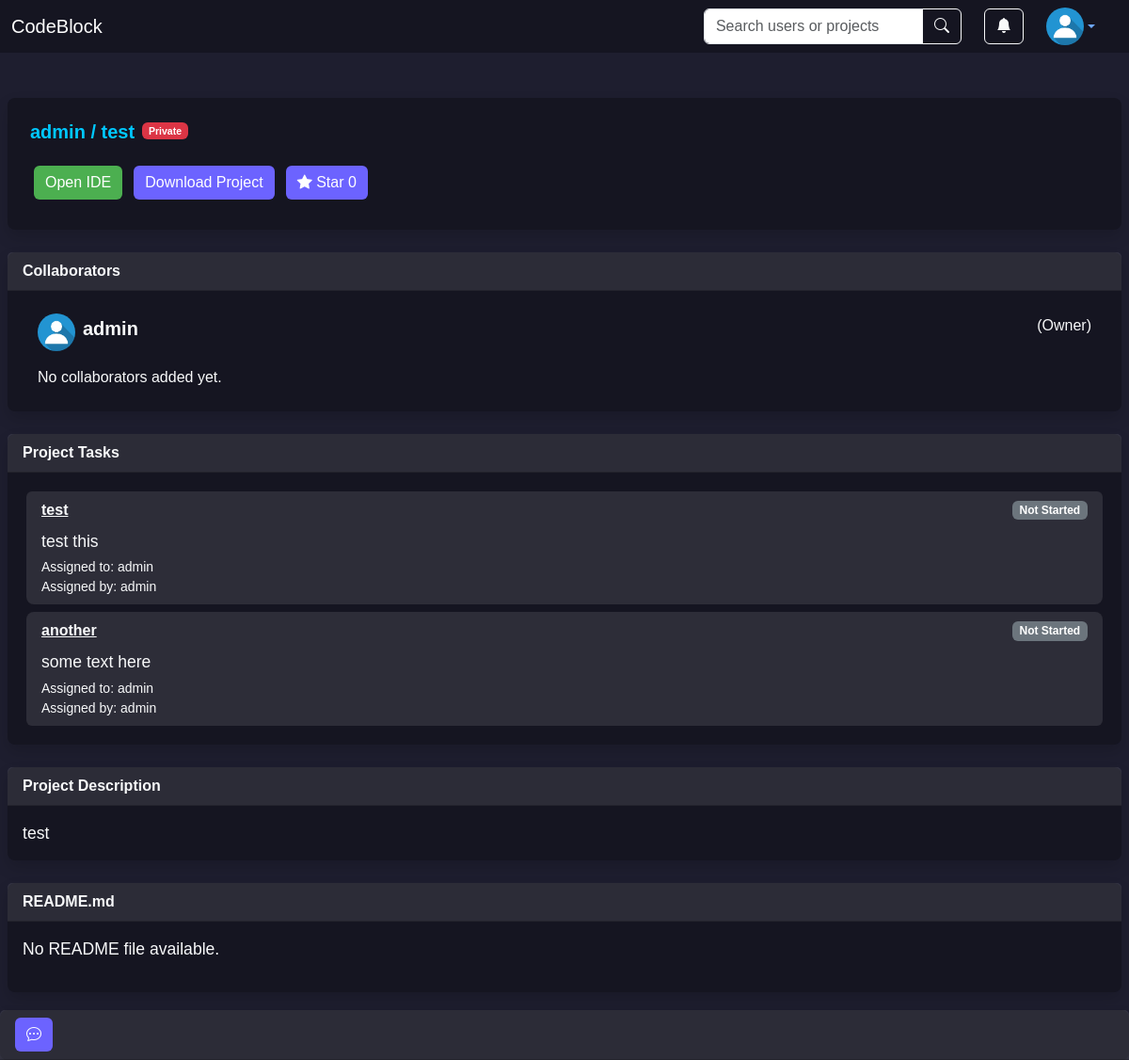
Page /project/admin/1/ (signed in) on the earlier database version.
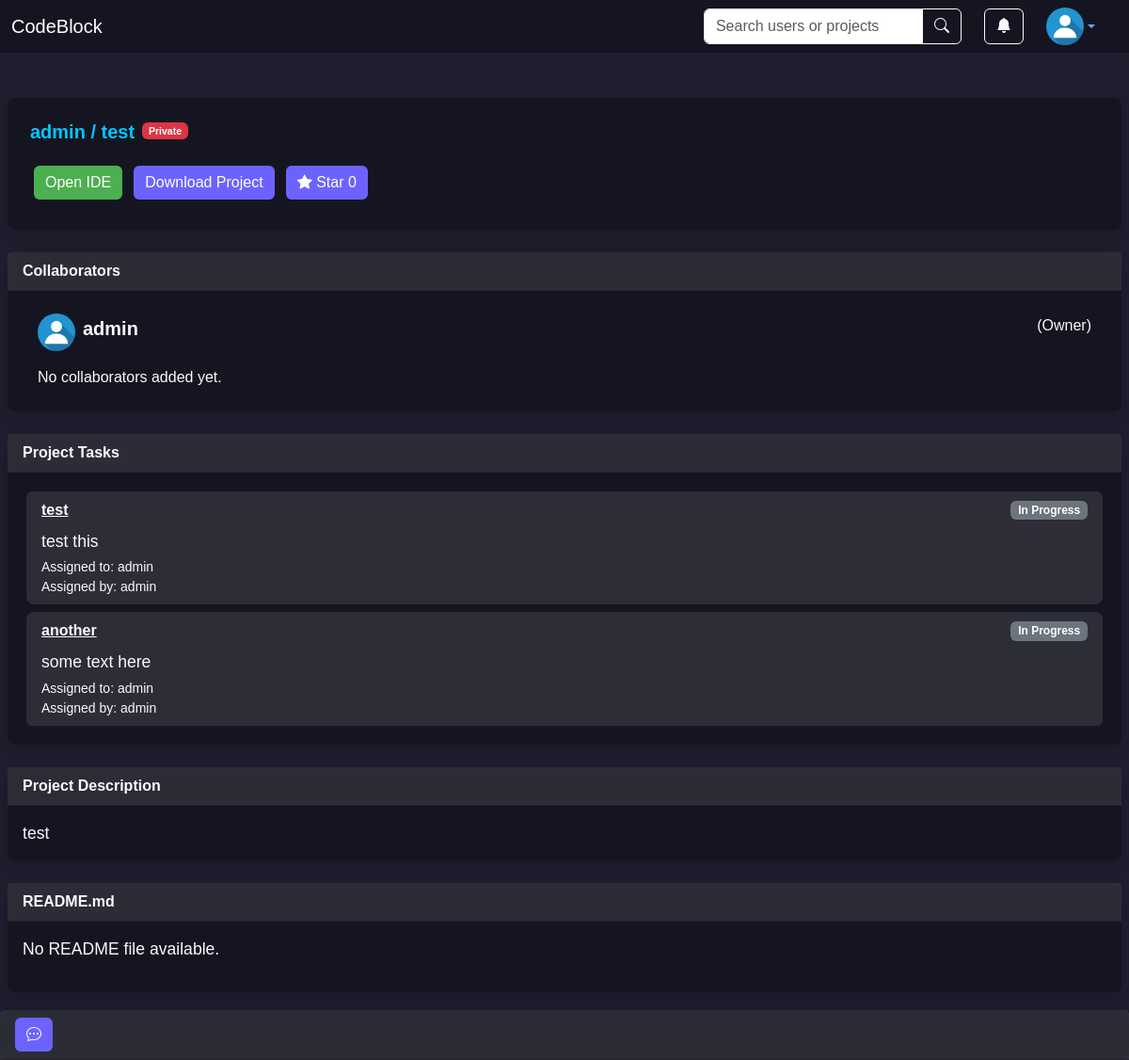
Same page on the later database version.
### project/models.py (models this page shows, shortened)
class Task(models.Model):
    STATUS_CHOICES = [
        ('not_started', 'Not Started'),
        ('in_progress', 'In Progress'),
        ('completed', 'Completed'),
    ]
    project = models.ForeignKey('Project', on_delete=models.CASCADE, related_name='tasks')
    assigned_to = models.ForeignKey(settings.AUTH_USER_MODEL, on_delete=models.CASCADE, related_name='tasks')
    assigned_by = models.ForeignKey(settings.AUTH_USER_MODEL, on_delete=models.CASCADE, related_name='tasks_assigned_by')
    title = models.CharField(max_length=100)
    description = models.TextField(blank=True, null=True)
    status = models.CharField(max_length=20, choices=STATUS_CHOICES, default='not_started')
    created_at = models.DateTimeField(auto_now_add=True)
    updated_at = models.DateTimeField(auto_now=True)

### user/models.py (models this page shows, shortened)
class CustomUser(AbstractUser):
    profile_picture = models.ImageField(upload_to='profile_pictures/', null=True, blank=True)
    following = models.ManyToManyField('self', symmetrical=False, related_name='followers', blank=True)
    bio = models.TextField(blank=True)
    project_dir = models.CharField(max_length=512, null=True, blank=True)
    default_mem_limit = models.CharField(max_length=10, default='512m',
                                         help_text="Default memory limit for Docker containers.")
    default_memswap_limit = models.CharField(max_length=10, default='1g',
                                             help_text="Memory + swap limit for Docker containers.")
    default_cpus = models.DecimalField(max_digits=3, decimal_places=2, default=0.5,
                                       help_text="Number of CPUs allocated for Docker containers.")
    default_cpu_shares = models.PositiveIntegerField(default=512,
                                                     help_text="Relative CPU weight for Docker containers.")

### project/views.py (the view, shortened to what this page needs)
# urls.py: path('project/<str:username>/<int:project_id>/', ProjectView.as_view(), name='project'),
class ProjectView(TemplateView):
    template_name = 'project.html'
    def get(self, request, *args, **kwargs):
        project_id = kwargs.get('project_id')
        current_project = Project.objects.filter(id=project_id).first() if project_id else Project.objects.order_by(
            '-modified_at').first()
        if not current_project:
            return redirect('personal_profile')
        project_tree = get_project_tree(current_project.project_path)
        readme_content = "<p>No README file available.</p>"
        readme_path = os.path.join(current_project.project_path, "README.md")
        if os.path.exists(readme_path):
            with open(readme_path, "r", encoding="utf-8") as readme_file:
                readme_content = markdown.markdown(readme_file.read())
        context = {
            'current_project': current_project,
            'project_tree': project_tree,
            'readme_content': readme_content,
            'tasks': current_project.tasks.all(),
        }
        return render(request, self.template_name, context)

### project/views.py (called while the page is built, shortened)
def get_project_tree(project_path):
    project_tree = []
    root_dir = os.path.basename(project_path)
    return project_tree

### project/templates/project.html (shortened to what the changed rows need)
{% extends 'base.html' %}
{% block extra_head %}
{% load static %}
<link rel="stylesheet" type="text/css" href="{% static 'project.css' %}">
{% endblock %}
{% block content %}
<div class="mb-4">
    <div class="card shadow border-0">
        <div class="card-body text-light">
            {% if tasks %}
            <ul class="list-group">
                {% for task in tasks %}
                <li class="list-group-item m-1" style="background-color: rgba(255, 255, 255, 0.1);">
                    <div class="d-flex justify-content-between align-items-center mb-2">
                        <a href="#"
                           class="text-light"
                           data-bs-toggle="modal"
                           data-bs-target="#updateTaskModal"
                           data-task-id="{{ task.id }}"
                           data-task-title="{{ task.title }}"
                           data-task-description="{{ task.description }}"
                           data-task-status="{{ task.status }}">
                            <strong>{{ task.title }}</strong>
                        </a>
                        <span class="badge bg-secondary">{{ task.get_status_display }}</span>
                    </div>
                    <p class="mb-1 text-light">{{ task.description }}</p>
                    <div class="small text-light">
                        Assigned to: {{ task.assigned_to.username }} <br>
                        Assigned by: {{ task.assigned_by.username }}
                    </div>
                </li>
                {% endfor %}
            </ul>
            {% else %}
            <div class="text-center">
                <p class="text-light">No tasks have been assigned to this project yet.</p>
            </div>
            {% endif %}
        </div>
    </div>
</div>
{% endblock %}

Differences in the rows shown:
changed Task "test this": status "Not Started" → "In Progress"
changed Task "some text here": status "Not Started" → "In Progress"
